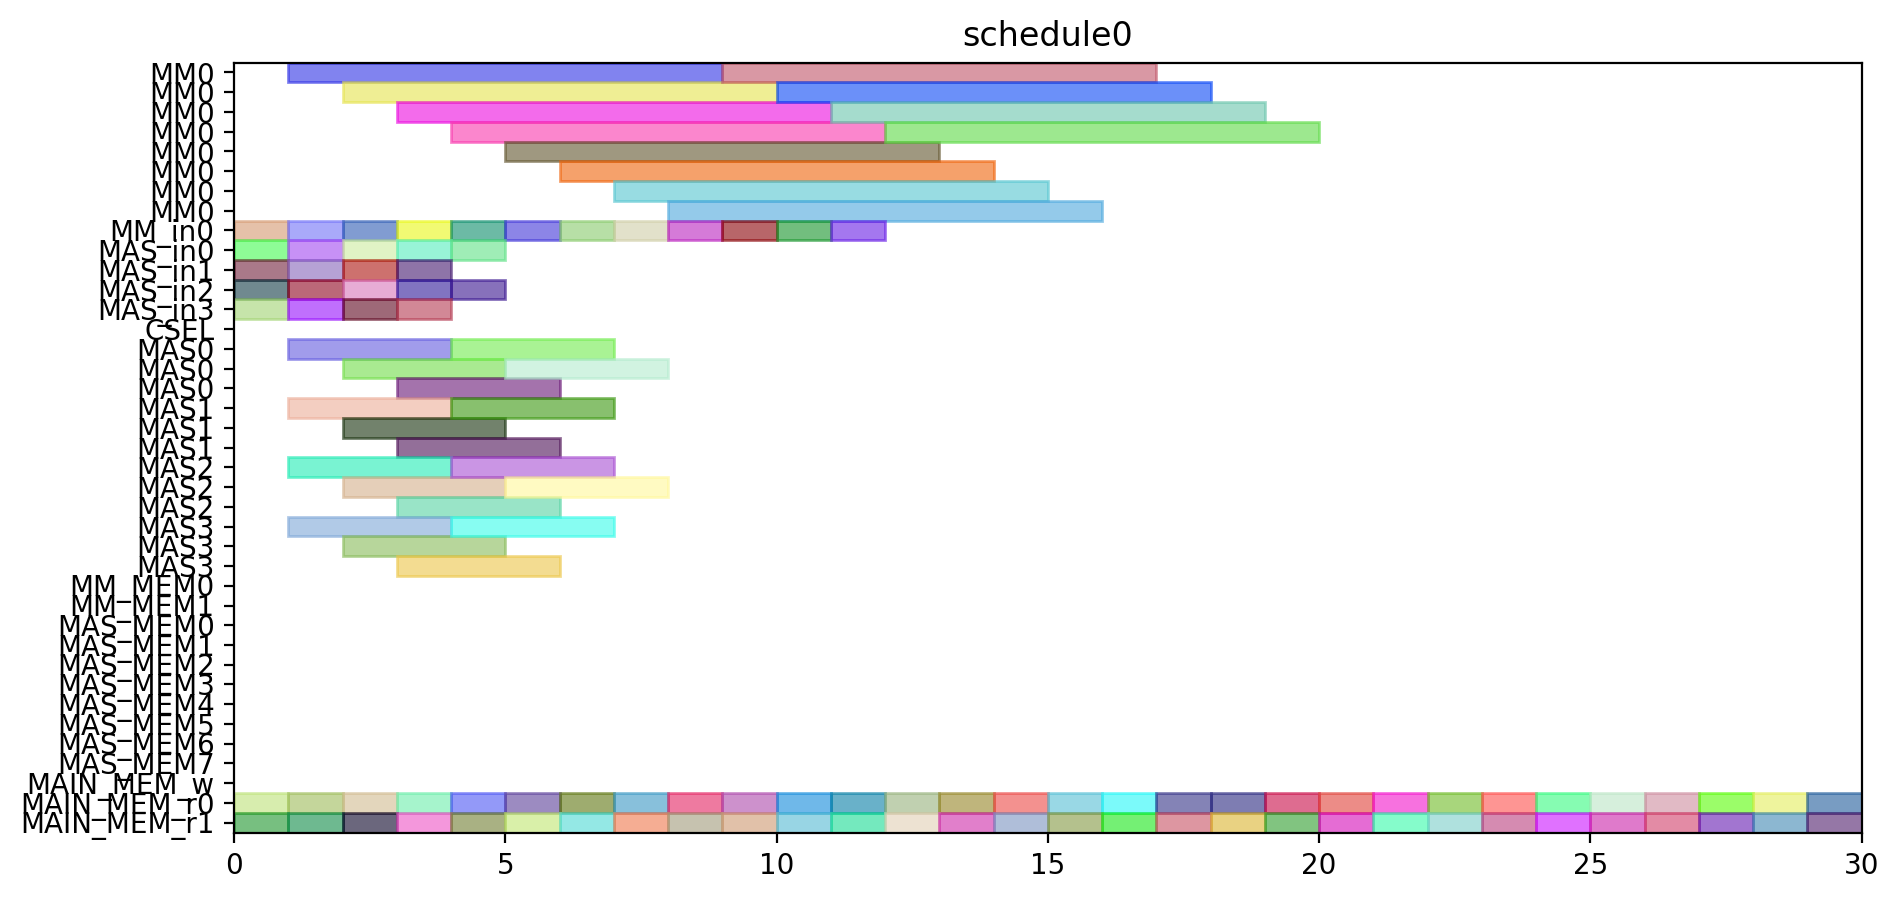

Source code (Python):
from pyschedule import Scenario, solvers, plotters, alt


def solve():
	horizon = 90
	S = Scenario("schedule0", horizon=horizon)

	# resource
	MM = S.Resources('MM', num=1, size=8)
	MM_in = S.Resources('MM_in', num=1)
	MAS_in = S.Resources('MAS_in', num=4)
	CSEL = S.Resource('CSEL')
	MAS = S.Resources('MAS', num=4, size=3, periods=range(1, horizon))
	MM_MEM = S.Resources('MM_MEM', num=2)
	MAS_MEM = S.Resources('MAS_MEM', num=8)
	MAIN_MEM_w = S.Resource('MAIN_MEM_w', size=1)
	MAIN_MEM_r = S.Resources('MAIN_MEM_r', num=2)

	# result of previous scheduling

	# new tasks
	T1_t0 = S.Task('T1_t0', length=3, delay_cost=1)
	T1_t0 += alt(MAS)
	T1_t0_in = S.Task('T1_t0_in', length=1, delay_cost=1)
	T1_t0_in += alt(MAS_in)
	S += T1_t0_in*MAS_in[0]<=T1_t0*MAS[0]

	S += T1_t0_in*MAS_in[1]<=T1_t0*MAS[1]

	S += T1_t0_in*MAS_in[2]<=T1_t0*MAS[2]

	S += T1_t0_in*MAS_in[3]<=T1_t0*MAS[3]

	T1_t0_mem0 = S.Task('T1_t0_mem0', length=1, delay_cost=1)
	T1_t0_mem0 += MAIN_MEM_r[0]
	T1_t0_mem1 = S.Task('T1_t0_mem1', length=1, delay_cost=1)
	T1_t0_mem1 += MAIN_MEM_r[1]
	T1_t1 = S.Task('T1_t1', length=3, delay_cost=1)
	T1_t1 += alt(MAS)
	T1_t1_in = S.Task('T1_t1_in', length=1, delay_cost=1)
	T1_t1_in += alt(MAS_in)
	S += T1_t1_in*MAS_in[0]<=T1_t1*MAS[0]

	S += T1_t1_in*MAS_in[1]<=T1_t1*MAS[1]

	S += T1_t1_in*MAS_in[2]<=T1_t1*MAS[2]

	S += T1_t1_in*MAS_in[3]<=T1_t1*MAS[3]

	T1_t1_mem0 = S.Task('T1_t1_mem0', length=1, delay_cost=1)
	T1_t1_mem0 += MAIN_MEM_r[0]
	T1_t1_mem1 = S.Task('T1_t1_mem1', length=1, delay_cost=1)
	T1_t1_mem1 += MAIN_MEM_r[1]
	T1_t3 = S.Task('T1_t3', length=8, delay_cost=1)
	T1_t3 += alt(MM)
	T1_t3_in = S.Task('T1_t3_in', length=1, delay_cost=1)
	T1_t3_in += alt(MM_in)
	S += T1_t3_in*MM_in[0]<=T1_t3*MM[0]

	T1_t3_mem0 = S.Task('T1_t3_mem0', length=1, delay_cost=1)
	T1_t3_mem0 += MAIN_MEM_r[0]
	T1_t3_mem1 = S.Task('T1_t3_mem1', length=1, delay_cost=1)
	T1_t3_mem1 += MAIN_MEM_r[1]
	T2_t0 = S.Task('T2_t0', length=8, delay_cost=1)
	T2_t0 += alt(MM)
	T2_t0_in = S.Task('T2_t0_in', length=1, delay_cost=1)
	T2_t0_in += alt(MM_in)
	S += T2_t0_in*MM_in[0]<=T2_t0*MM[0]

	T2_t0_mem0 = S.Task('T2_t0_mem0', length=1, delay_cost=1)
	T2_t0_mem0 += MAIN_MEM_r[0]
	T2_t0_mem1 = S.Task('T2_t0_mem1', length=1, delay_cost=1)
	T2_t0_mem1 += MAIN_MEM_r[1]
	T2_t1 = S.Task('T2_t1', length=8, delay_cost=1)
	T2_t1 += alt(MM)
	T2_t1_in = S.Task('T2_t1_in', length=1, delay_cost=1)
	T2_t1_in += alt(MM_in)
	S += T2_t1_in*MM_in[0]<=T2_t1*MM[0]

	T2_t1_mem0 = S.Task('T2_t1_mem0', length=1, delay_cost=1)
	T2_t1_mem0 += MAIN_MEM_r[0]
	T2_t1_mem1 = S.Task('T2_t1_mem1', length=1, delay_cost=1)
	T2_t1_mem1 += MAIN_MEM_r[1]
	T2_t2 = S.Task('T2_t2', length=3, delay_cost=1)
	T2_t2 += alt(MAS)
	T2_t2_in = S.Task('T2_t2_in', length=1, delay_cost=1)
	T2_t2_in += alt(MAS_in)
	S += T2_t2_in*MAS_in[0]<=T2_t2*MAS[0]

	S += T2_t2_in*MAS_in[1]<=T2_t2*MAS[1]

	S += T2_t2_in*MAS_in[2]<=T2_t2*MAS[2]

	S += T2_t2_in*MAS_in[3]<=T2_t2*MAS[3]

	T2_t2_mem0 = S.Task('T2_t2_mem0', length=1, delay_cost=1)
	T2_t2_mem0 += MAIN_MEM_r[0]
	T2_t2_mem1 = S.Task('T2_t2_mem1', length=1, delay_cost=1)
	T2_t2_mem1 += MAIN_MEM_r[1]
	T2_t3 = S.Task('T2_t3', length=3, delay_cost=1)
	T2_t3 += alt(MAS)
	T2_t3_in = S.Task('T2_t3_in', length=1, delay_cost=1)
	T2_t3_in += alt(MAS_in)
	S += T2_t3_in*MAS_in[0]<=T2_t3*MAS[0]

	S += T2_t3_in*MAS_in[1]<=T2_t3*MAS[1]

	S += T2_t3_in*MAS_in[2]<=T2_t3*MAS[2]

	S += T2_t3_in*MAS_in[3]<=T2_t3*MAS[3]

	T2_t3_mem0 = S.Task('T2_t3_mem0', length=1, delay_cost=1)
	T2_t3_mem0 += MAIN_MEM_r[0]
	T2_t3_mem1 = S.Task('T2_t3_mem1', length=1, delay_cost=1)
	T2_t3_mem1 += MAIN_MEM_r[1]
	T3_t0 = S.Task('T3_t0', length=8, delay_cost=1)
	T3_t0 += alt(MM)
	T3_t0_in = S.Task('T3_t0_in', length=1, delay_cost=1)
	T3_t0_in += alt(MM_in)
	S += T3_t0_in*MM_in[0]<=T3_t0*MM[0]

	T3_t0_mem0 = S.Task('T3_t0_mem0', length=1, delay_cost=1)
	T3_t0_mem0 += MAIN_MEM_r[0]
	T3_t0_mem1 = S.Task('T3_t0_mem1', length=1, delay_cost=1)
	T3_t0_mem1 += MAIN_MEM_r[1]
	T3_t1 = S.Task('T3_t1', length=8, delay_cost=1)
	T3_t1 += alt(MM)
	T3_t1_in = S.Task('T3_t1_in', length=1, delay_cost=1)
	T3_t1_in += alt(MM_in)
	S += T3_t1_in*MM_in[0]<=T3_t1*MM[0]

	T3_t1_mem0 = S.Task('T3_t1_mem0', length=1, delay_cost=1)
	T3_t1_mem0 += MAIN_MEM_r[0]
	T3_t1_mem1 = S.Task('T3_t1_mem1', length=1, delay_cost=1)
	T3_t1_mem1 += MAIN_MEM_r[1]
	T3_t2 = S.Task('T3_t2', length=3, delay_cost=1)
	T3_t2 += alt(MAS)
	T3_t2_in = S.Task('T3_t2_in', length=1, delay_cost=1)
	T3_t2_in += alt(MAS_in)
	S += T3_t2_in*MAS_in[0]<=T3_t2*MAS[0]

	S += T3_t2_in*MAS_in[1]<=T3_t2*MAS[1]

	S += T3_t2_in*MAS_in[2]<=T3_t2*MAS[2]

	S += T3_t2_in*MAS_in[3]<=T3_t2*MAS[3]

	T3_t2_mem0 = S.Task('T3_t2_mem0', length=1, delay_cost=1)
	T3_t2_mem0 += MAIN_MEM_r[0]
	T3_t2_mem1 = S.Task('T3_t2_mem1', length=1, delay_cost=1)
	T3_t2_mem1 += MAIN_MEM_r[1]
	T3_t3 = S.Task('T3_t3', length=3, delay_cost=1)
	T3_t3 += alt(MAS)
	T3_t3_in = S.Task('T3_t3_in', length=1, delay_cost=1)
	T3_t3_in += alt(MAS_in)
	S += T3_t3_in*MAS_in[0]<=T3_t3*MAS[0]

	S += T3_t3_in*MAS_in[1]<=T3_t3*MAS[1]

	S += T3_t3_in*MAS_in[2]<=T3_t3*MAS[2]

	S += T3_t3_in*MAS_in[3]<=T3_t3*MAS[3]

	T3_t3_mem0 = S.Task('T3_t3_mem0', length=1, delay_cost=1)
	T3_t3_mem0 += MAIN_MEM_r[0]
	T3_t3_mem1 = S.Task('T3_t3_mem1', length=1, delay_cost=1)
	T3_t3_mem1 += MAIN_MEM_r[1]
	T4_t0 = S.Task('T4_t0', length=8, delay_cost=1)
	T4_t0 += alt(MM)
	T4_t0_in = S.Task('T4_t0_in', length=1, delay_cost=1)
	T4_t0_in += alt(MM_in)
	S += T4_t0_in*MM_in[0]<=T4_t0*MM[0]

	T4_t0_mem0 = S.Task('T4_t0_mem0', length=1, delay_cost=1)
	T4_t0_mem0 += MAIN_MEM_r[0]
	T4_t0_mem1 = S.Task('T4_t0_mem1', length=1, delay_cost=1)
	T4_t0_mem1 += MAIN_MEM_r[1]
	T4_t1 = S.Task('T4_t1', length=8, delay_cost=1)
	T4_t1 += alt(MM)
	T4_t1_in = S.Task('T4_t1_in', length=1, delay_cost=1)
	T4_t1_in += alt(MM_in)
	S += T4_t1_in*MM_in[0]<=T4_t1*MM[0]

	T4_t1_mem0 = S.Task('T4_t1_mem0', length=1, delay_cost=1)
	T4_t1_mem0 += MAIN_MEM_r[0]
	T4_t1_mem1 = S.Task('T4_t1_mem1', length=1, delay_cost=1)
	T4_t1_mem1 += MAIN_MEM_r[1]
	T4_t2 = S.Task('T4_t2', length=3, delay_cost=1)
	T4_t2 += alt(MAS)
	T4_t2_in = S.Task('T4_t2_in', length=1, delay_cost=1)
	T4_t2_in += alt(MAS_in)
	S += T4_t2_in*MAS_in[0]<=T4_t2*MAS[0]

	S += T4_t2_in*MAS_in[1]<=T4_t2*MAS[1]

	S += T4_t2_in*MAS_in[2]<=T4_t2*MAS[2]

	S += T4_t2_in*MAS_in[3]<=T4_t2*MAS[3]

	T4_t2_mem0 = S.Task('T4_t2_mem0', length=1, delay_cost=1)
	T4_t2_mem0 += MAIN_MEM_r[0]
	T4_t2_mem1 = S.Task('T4_t2_mem1', length=1, delay_cost=1)
	T4_t2_mem1 += MAIN_MEM_r[1]
	T4_t3 = S.Task('T4_t3', length=3, delay_cost=1)
	T4_t3 += alt(MAS)
	T4_t3_in = S.Task('T4_t3_in', length=1, delay_cost=1)
	T4_t3_in += alt(MAS_in)
	S += T4_t3_in*MAS_in[0]<=T4_t3*MAS[0]

	S += T4_t3_in*MAS_in[1]<=T4_t3*MAS[1]

	S += T4_t3_in*MAS_in[2]<=T4_t3*MAS[2]

	S += T4_t3_in*MAS_in[3]<=T4_t3*MAS[3]

	T4_t3_mem0 = S.Task('T4_t3_mem0', length=1, delay_cost=1)
	T4_t3_mem0 += MAIN_MEM_r[0]
	T4_t3_mem1 = S.Task('T4_t3_mem1', length=1, delay_cost=1)
	T4_t3_mem1 += MAIN_MEM_r[1]
	T5_t0 = S.Task('T5_t0', length=3, delay_cost=1)
	T5_t0 += alt(MAS)
	T5_t0_in = S.Task('T5_t0_in', length=1, delay_cost=1)
	T5_t0_in += alt(MAS_in)
	S += T5_t0_in*MAS_in[0]<=T5_t0*MAS[0]

	S += T5_t0_in*MAS_in[1]<=T5_t0*MAS[1]

	S += T5_t0_in*MAS_in[2]<=T5_t0*MAS[2]

	S += T5_t0_in*MAS_in[3]<=T5_t0*MAS[3]

	T5_t0_mem0 = S.Task('T5_t0_mem0', length=1, delay_cost=1)
	T5_t0_mem0 += MAIN_MEM_r[0]
	T5_t0_mem1 = S.Task('T5_t0_mem1', length=1, delay_cost=1)
	T5_t0_mem1 += MAIN_MEM_r[1]
	T5_t1 = S.Task('T5_t1', length=3, delay_cost=1)
	T5_t1 += alt(MAS)
	T5_t1_in = S.Task('T5_t1_in', length=1, delay_cost=1)
	T5_t1_in += alt(MAS_in)
	S += T5_t1_in*MAS_in[0]<=T5_t1*MAS[0]

	S += T5_t1_in*MAS_in[1]<=T5_t1*MAS[1]

	S += T5_t1_in*MAS_in[2]<=T5_t1*MAS[2]

	S += T5_t1_in*MAS_in[3]<=T5_t1*MAS[3]

	T5_t1_mem0 = S.Task('T5_t1_mem0', length=1, delay_cost=1)
	T5_t1_mem0 += MAIN_MEM_r[0]
	T5_t1_mem1 = S.Task('T5_t1_mem1', length=1, delay_cost=1)
	T5_t1_mem1 += MAIN_MEM_r[1]
	T5_t3 = S.Task('T5_t3', length=8, delay_cost=1)
	T5_t3 += alt(MM)
	T5_t3_in = S.Task('T5_t3_in', length=1, delay_cost=1)
	T5_t3_in += alt(MM_in)
	S += T5_t3_in*MM_in[0]<=T5_t3*MM[0]

	T5_t3_mem0 = S.Task('T5_t3_mem0', length=1, delay_cost=1)
	T5_t3_mem0 += MAIN_MEM_r[0]
	T5_t3_mem1 = S.Task('T5_t3_mem1', length=1, delay_cost=1)
	T5_t3_mem1 += MAIN_MEM_r[1]
	T6_t0 = S.Task('T6_t0', length=8, delay_cost=1)
	T6_t0 += alt(MM)
	T6_t0_in = S.Task('T6_t0_in', length=1, delay_cost=1)
	T6_t0_in += alt(MM_in)
	S += T6_t0_in*MM_in[0]<=T6_t0*MM[0]

	T6_t0_mem0 = S.Task('T6_t0_mem0', length=1, delay_cost=1)
	T6_t0_mem0 += MAIN_MEM_r[0]
	T6_t0_mem1 = S.Task('T6_t0_mem1', length=1, delay_cost=1)
	T6_t0_mem1 += MAIN_MEM_r[1]
	T6_t1 = S.Task('T6_t1', length=8, delay_cost=1)
	T6_t1 += alt(MM)
	T6_t1_in = S.Task('T6_t1_in', length=1, delay_cost=1)
	T6_t1_in += alt(MM_in)
	S += T6_t1_in*MM_in[0]<=T6_t1*MM[0]

	T6_t1_mem0 = S.Task('T6_t1_mem0', length=1, delay_cost=1)
	T6_t1_mem0 += MAIN_MEM_r[0]
	T6_t1_mem1 = S.Task('T6_t1_mem1', length=1, delay_cost=1)
	T6_t1_mem1 += MAIN_MEM_r[1]
	T6_t2 = S.Task('T6_t2', length=3, delay_cost=1)
	T6_t2 += alt(MAS)
	T6_t2_in = S.Task('T6_t2_in', length=1, delay_cost=1)
	T6_t2_in += alt(MAS_in)
	S += T6_t2_in*MAS_in[0]<=T6_t2*MAS[0]

	S += T6_t2_in*MAS_in[1]<=T6_t2*MAS[1]

	S += T6_t2_in*MAS_in[2]<=T6_t2*MAS[2]

	S += T6_t2_in*MAS_in[3]<=T6_t2*MAS[3]

	T6_t2_mem0 = S.Task('T6_t2_mem0', length=1, delay_cost=1)
	T6_t2_mem0 += MAIN_MEM_r[0]
	T6_t2_mem1 = S.Task('T6_t2_mem1', length=1, delay_cost=1)
	T6_t2_mem1 += MAIN_MEM_r[1]
	T6_t3 = S.Task('T6_t3', length=3, delay_cost=1)
	T6_t3 += alt(MAS)
	T6_t3_in = S.Task('T6_t3_in', length=1, delay_cost=1)
	T6_t3_in += alt(MAS_in)
	S += T6_t3_in*MAS_in[0]<=T6_t3*MAS[0]

	S += T6_t3_in*MAS_in[1]<=T6_t3*MAS[1]

	S += T6_t3_in*MAS_in[2]<=T6_t3*MAS[2]

	S += T6_t3_in*MAS_in[3]<=T6_t3*MAS[3]

	T6_t3_mem0 = S.Task('T6_t3_mem0', length=1, delay_cost=1)
	T6_t3_mem0 += MAIN_MEM_r[0]
	T6_t3_mem1 = S.Task('T6_t3_mem1', length=1, delay_cost=1)
	T6_t3_mem1 += MAIN_MEM_r[1]
	T7_t0 = S.Task('T7_t0', length=8, delay_cost=1)
	T7_t0 += alt(MM)
	T7_t0_in = S.Task('T7_t0_in', length=1, delay_cost=1)
	T7_t0_in += alt(MM_in)
	S += T7_t0_in*MM_in[0]<=T7_t0*MM[0]

	T7_t0_mem0 = S.Task('T7_t0_mem0', length=1, delay_cost=1)
	T7_t0_mem0 += MAIN_MEM_r[0]
	T7_t0_mem1 = S.Task('T7_t0_mem1', length=1, delay_cost=1)
	T7_t0_mem1 += MAIN_MEM_r[1]
	T7_t1 = S.Task('T7_t1', length=8, delay_cost=1)
	T7_t1 += alt(MM)
	T7_t1_in = S.Task('T7_t1_in', length=1, delay_cost=1)
	T7_t1_in += alt(MM_in)
	S += T7_t1_in*MM_in[0]<=T7_t1*MM[0]

	T7_t1_mem0 = S.Task('T7_t1_mem0', length=1, delay_cost=1)
	T7_t1_mem0 += MAIN_MEM_r[0]
	T7_t1_mem1 = S.Task('T7_t1_mem1', length=1, delay_cost=1)
	T7_t1_mem1 += MAIN_MEM_r[1]
	T7_t2 = S.Task('T7_t2', length=3, delay_cost=1)
	T7_t2 += alt(MAS)
	T7_t2_in = S.Task('T7_t2_in', length=1, delay_cost=1)
	T7_t2_in += alt(MAS_in)
	S += T7_t2_in*MAS_in[0]<=T7_t2*MAS[0]

	S += T7_t2_in*MAS_in[1]<=T7_t2*MAS[1]

	S += T7_t2_in*MAS_in[2]<=T7_t2*MAS[2]

	S += T7_t2_in*MAS_in[3]<=T7_t2*MAS[3]

	T7_t2_mem0 = S.Task('T7_t2_mem0', length=1, delay_cost=1)
	T7_t2_mem0 += MAIN_MEM_r[0]
	T7_t2_mem1 = S.Task('T7_t2_mem1', length=1, delay_cost=1)
	T7_t2_mem1 += MAIN_MEM_r[1]
	T7_t3 = S.Task('T7_t3', length=3, delay_cost=1)
	T7_t3 += alt(MAS)
	T7_t3_in = S.Task('T7_t3_in', length=1, delay_cost=1)
	T7_t3_in += alt(MAS_in)
	S += T7_t3_in*MAS_in[0]<=T7_t3*MAS[0]

	S += T7_t3_in*MAS_in[1]<=T7_t3*MAS[1]

	S += T7_t3_in*MAS_in[2]<=T7_t3*MAS[2]

	S += T7_t3_in*MAS_in[3]<=T7_t3*MAS[3]

	T7_t3_mem0 = S.Task('T7_t3_mem0', length=1, delay_cost=1)
	T7_t3_mem0 += MAIN_MEM_r[0]
	T7_t3_mem1 = S.Task('T7_t3_mem1', length=1, delay_cost=1)
	T7_t3_mem1 += MAIN_MEM_r[1]
	T8_t2 = S.Task('T8_t2', length=3, delay_cost=1)
	T8_t2 += alt(MAS)
	T8_t2_in = S.Task('T8_t2_in', length=1, delay_cost=1)
	T8_t2_in += alt(MAS_in)
	S += T8_t2_in*MAS_in[0]<=T8_t2*MAS[0]

	S += T8_t2_in*MAS_in[1]<=T8_t2*MAS[1]

	S += T8_t2_in*MAS_in[2]<=T8_t2*MAS[2]

	S += T8_t2_in*MAS_in[3]<=T8_t2*MAS[3]

	T8_t2_mem0 = S.Task('T8_t2_mem0', length=1, delay_cost=1)
	T8_t2_mem0 += MAIN_MEM_r[0]
	T8_t2_mem1 = S.Task('T8_t2_mem1', length=1, delay_cost=1)
	T8_t2_mem1 += MAIN_MEM_r[1]
	T9_t2 = S.Task('T9_t2', length=3, delay_cost=1)
	T9_t2 += alt(MAS)
	T9_t2_in = S.Task('T9_t2_in', length=1, delay_cost=1)
	T9_t2_in += alt(MAS_in)
	S += T9_t2_in*MAS_in[0]<=T9_t2*MAS[0]

	S += T9_t2_in*MAS_in[1]<=T9_t2*MAS[1]

	S += T9_t2_in*MAS_in[2]<=T9_t2*MAS[2]

	S += T9_t2_in*MAS_in[3]<=T9_t2*MAS[3]

	T9_t2_mem0 = S.Task('T9_t2_mem0', length=1, delay_cost=1)
	T9_t2_mem0 += MAIN_MEM_r[0]
	T9_t2_mem1 = S.Task('T9_t2_mem1', length=1, delay_cost=1)
	T9_t2_mem1 += MAIN_MEM_r[1]
	T10_t2 = S.Task('T10_t2', length=3, delay_cost=1)
	T10_t2 += alt(MAS)
	T10_t2_in = S.Task('T10_t2_in', length=1, delay_cost=1)
	T10_t2_in += alt(MAS_in)
	S += T10_t2_in*MAS_in[0]<=T10_t2*MAS[0]

	S += T10_t2_in*MAS_in[1]<=T10_t2*MAS[1]

	S += T10_t2_in*MAS_in[2]<=T10_t2*MAS[2]

	S += T10_t2_in*MAS_in[3]<=T10_t2*MAS[3]

	T10_t2_mem0 = S.Task('T10_t2_mem0', length=1, delay_cost=1)
	T10_t2_mem0 += MAIN_MEM_r[0]
	T10_t2_mem1 = S.Task('T10_t2_mem1', length=1, delay_cost=1)
	T10_t2_mem1 += MAIN_MEM_r[1]
	T11_t2 = S.Task('T11_t2', length=3, delay_cost=1)
	T11_t2 += alt(MAS)
	T11_t2_in = S.Task('T11_t2_in', length=1, delay_cost=1)
	T11_t2_in += alt(MAS_in)
	S += T11_t2_in*MAS_in[0]<=T11_t2*MAS[0]

	S += T11_t2_in*MAS_in[1]<=T11_t2*MAS[1]

	S += T11_t2_in*MAS_in[2]<=T11_t2*MAS[2]

	S += T11_t2_in*MAS_in[3]<=T11_t2*MAS[3]

	T11_t2_mem0 = S.Task('T11_t2_mem0', length=1, delay_cost=1)
	T11_t2_mem0 += MAIN_MEM_r[0]
	T11_t2_mem1 = S.Task('T11_t2_mem1', length=1, delay_cost=1)
	T11_t2_mem1 += MAIN_MEM_r[1]
	solvers.mip.solve(S,msg=1,kind='CPLEX',ratio_gap=1.01)

	solution = [['hoge']*len(S.solution()[1]) for i in range(len(S.solution()))]
	for i in range(len(S.solution())):
		for j in range(len(S.solution()[i])):
			solution[i][j]=str(S.solution()[i][j])
	print(solution)

	cycles = int(solution[-1][3])

	pic_file_name = "/home/mfukuda/ABE/multiRAM_multiMAS_16mux/scheduling_result/stage8MM1_stage3MAS4/EP2_LADDERMUL/schedule0.png"
	if(S.solution() != []):
		plotters.matplotlib.plot(S,img_filename=pic_file_name, show_task_labels=False, fig_size=(cycles*0.25+3, 5))

	return solution
